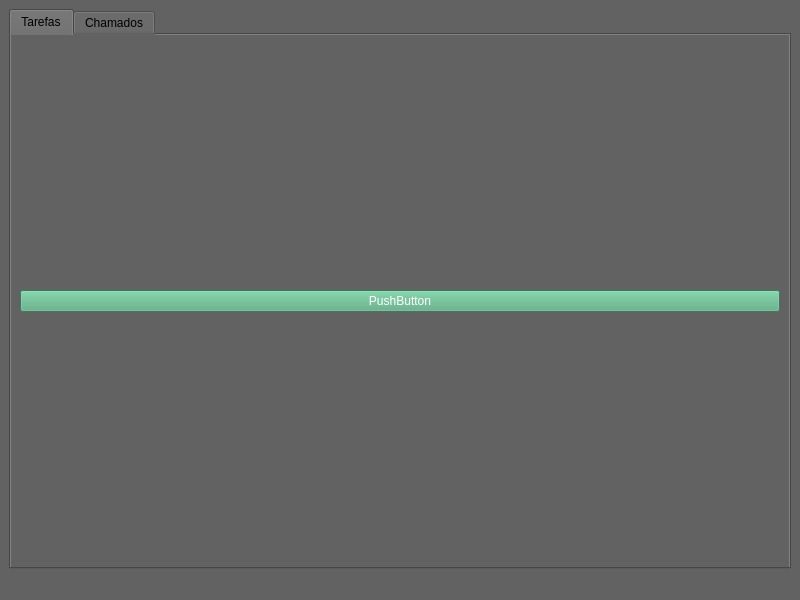
<?xml version="1.0" encoding="UTF-8"?>
<ui version="4.0">
 <class>MainWindow</class>
 <widget class="QMainWindow" name="MainWindow">
  <property name="geometry">
   <rect>
    <x>0</x>
    <y>0</y>
    <width>800</width>
    <height>600</height>
   </rect>
  </property>
  <property name="windowTitle">
   <string>MainWindow</string>
  </property>
  <property name="styleSheet">
   <string notr="true">background-color: rgb(98, 98, 98);</string>
  </property>
  <widget class="QWidget" name="centralwidget">
   <layout class="QGridLayout" name="gridLayout_2">
    <item row="0" column="0">
     <widget class="QTabWidget" name="tabWidget">
      <property name="currentIndex">
       <number>0</number>
      </property>
      <widget class="QWidget" name="tab">
       <attribute name="title">
        <string>Tarefas</string>
       </attribute>
       <layout class="QGridLayout" name="gridLayout">
        <item row="0" column="0">
         <widget class="QPushButton" name="pushButton">
          <property name="styleSheet">
           <string notr="true">background-color: rgb(85, 170, 127);
color: rgb(255, 255, 255);</string>
          </property>
          <property name="text">
           <string>PushButton</string>
          </property>
         </widget>
        </item>
       </layout>
      </widget>
      <widget class="QWidget" name="tab_2">
       <attribute name="title">
        <string>Chamados</string>
       </attribute>
      </widget>
     </widget>
    </item>
   </layout>
  </widget>
  <widget class="QMenuBar" name="menubar">
   <property name="geometry">
    <rect>
     <x>0</x>
     <y>0</y>
     <width>800</width>
     <height>21</height>
    </rect>
   </property>
  </widget>
  <widget class="QStatusBar" name="statusbar"/>
 </widget>
 <resources/>
 <connections/>
</ui>
